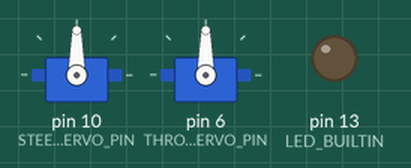
This sketch was run on a simulated Arduino Uno, built with avr-gcc and run on an emulated ATmega328P. On the bench: 2 × servo, output pins drawn as LEDs (lit = HIGH).

Above: at 0.1 s.
At 1.3 s:
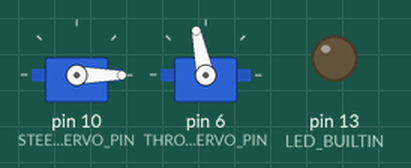
Timing chart, 0 to 5.5 s (numbered marks = the images above):
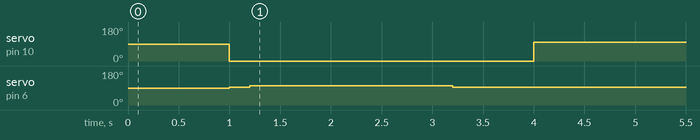

The sketch:

circle.ino
```cpp
// (licence header left out)
#include <Servo.h>

#define SERIAL_RX_PIN 0
#define SERIAL_TX_PIN 1
#define THROTTLE_SERVO_PIN 6
#define STEERING_SERVO_PIN 10
#define RC_THROTTLE_SERVO_PIN 11
#define RC_STEERING_SERVO_PIN 5

#define SERIAL_BUAD_RATE 19200

#define RC_THROTTLE_SERVO_REFRESH_RATE 20000UL // in us
#define SERIAL_THROTTLE_SERVO_REFRESH_RATE 1000000UL // in us
#define RC_THROTTLE_DEAD_ZONE_MIN 1400UL // in us
#define RC_THROTTLE_DEAD_ZONE_MAX 1600UL // in us

#define RC_STEERING_SERVO_REFRESH_RATE 20000UL // in us
#define SERIAL_STEERING_SERVO_REFRESH_RATE 1000000UL // in us
#define RC_STEERING_DEAD_ZONE_MIN 1400UL // in us
#define RC_STEERING_DEAD_ZONE_MAX 1600UL // in us

Servo steering_servo, throttle_servo;

unsigned long last_milliseconds;
float i = 0;
int steering = 98;

void setup()
{
  Serial.begin(SERIAL_BUAD_RATE);
  pinMode(LED_BUILTIN, OUTPUT);
  steering_servo.attach(STEERING_SERVO_PIN, 700, 2300);
  throttle_servo.attach(THROTTLE_SERVO_PIN);//, 1100, 2000);
  delay(1000);


  steering_servo.write(0);

  throttle_servo.writeMicroseconds(1500);
  delay(200);

  throttle_servo.writeMicroseconds(1592);
  delay(2000);


  throttle_servo.writeMicroseconds(1500);
  delay(800);

  steering_servo.write(100);
  delay(200);

  throttle_servo.writeMicroseconds(1500);
  delay(200);

  steering_servo.detach();
  throttle_servo.detach();
}

float easein(float t) {
  return 2.0f * square(t);
}

float ease(float t) {

    float sqt = t * t;
    return sqt / (2.0f * (sqt - t) + 1.0f);
 }


void loop()
{

//  for (i = 0; i <= 180; i++) {
//    Serial.println(20 - (easein(i / 180.0) * 9.0));
//  }

//  digitalWrite(LED_BUILTIN, LOW);
//  throttle_servo.writeMicroseconds(1500);
//  delay(100);
//
//  throttle_servo.writeMicroseconds(1376);
//  delay(1000);
//
//  throttle_servo.writeMicroseconds(1500);
//  delay(100);
//  throttle_servo.writeMicroseconds(1592);
//  delay(1000);
//  throttle_servo.writeMicroseconds(1500);
//  delay(8000);
//
//  digitalWrite(LED_BUILTIN, LOW);
}
```
